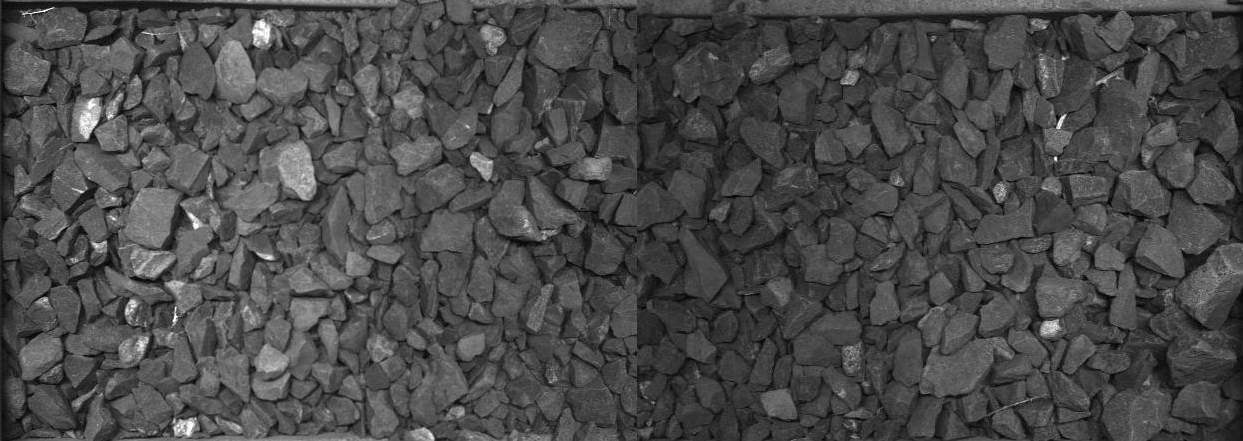
#> input picture zetica_data/raw/crib_0000000_0000000_425_866.png, 1243 x 441 px, found by its file name
$ python manual_distribution.py
#> lines starting #> are read from the running program, lines starting #| are printed output that depends on the picture
# -*- coding: utf-8 -*-
"""
Created on Thu Feb 17 12:48:16 2022

@author: zhangq
"""

import numpy as np
import matplotlib.pyplot as plt
from imageio import imread, imwrite
import cv2 as cv
import test_zetica as tt

def fixedHist(x, binWidth):
    binEdges = np.arange(np.min(x) - binWidth / 2.0, np.max(x) + binWidth / 2.0, binWidth)
    if binEdges[-1] < np.max(x):
        binEdges = np.append(binEdges, np.max(x) + binWidth / 2.0)
    hy, binEdges = np.histogram(x, binEdges, density = True)
    hx = (binEdges[:-1] + binEdges[1:]) / 2
    return hx, hy

fn = 'zetica_data\\raw\\crib_0000000_0000000_425_866.png'
im = imread(fn)
#> im is the input picture: shape (441, 1243); min 0, max 255, mean 74
im0 = im[20:-20, 20:637]
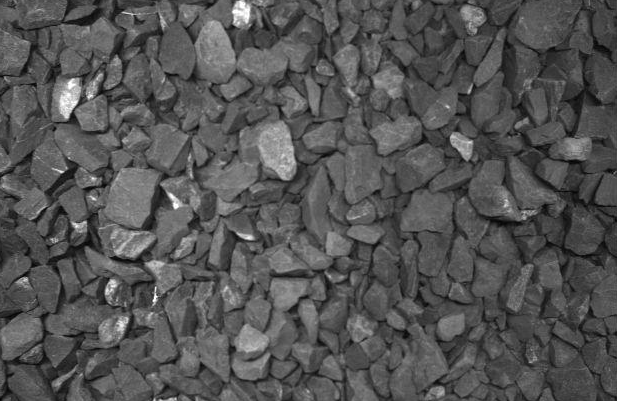
#> im0: shape (401, 617); min 1, max 255, mean 84.1
#plt.imshow(im0, cmap = 'gray', interpolation = 'none')
row = im0[100].astype('float')
#> row = 617 values, max 235 at index 61, min 12 at index 595, mean 80.6
d1 = np.diff(row)
#> d1 = 616 values, max 45 at index 51, min -76 at index 78, mean 0.0373
d2 = np.diff(row, 2)
#> d2 = 615 values, max 45 at index 78, min -58 at index 76, mean -0.0065
plt.subplot(3,1,1)
plt.plot(row)
plt.grid(True)
plt.subplot(3,1,2)
plt.plot(d1)
plt.grid(True)
plt.subplot(3,1,3)
plt.plot(d2)
plt.grid(True)

raise SystemExit

img = imread('test.png')
M, N, K = np.shape(img)
edgeImg = img[:, : , 0]
erodeKernel = np.ones((3, 3), np.uint8)
erodedImg = cv.erode(edgeImg, erodeKernel)
contours, hierarchy = cv.findContours(erodedImg, cv.RETR_LIST, cv.CHAIN_APPROX_NONE)

boxes = []
meansizes = []
for contour in contours:
    if cv.contourArea(contour) > 10:
        rect = cv.minAreaRect(contour)
        boxes.append(np.int0(cv.boxPoints(rect)))
        meansizes.append(np.mean(rect[1]) + 2)

cv.drawContours(img, contours, -1, (255, 0, 0), 1)
cv.drawContours(img, boxes, -1, (0, 0, 255), 1)
hx, hy = fixedHist(meansizes, 2)

fn = 'zetica_data\\raw\\crib_0000000_0000000_425_866.png'
im0 = plt.imread(fn)
im = im0[20:-20, 20:637]
wavelengths, fullPSD = tt.calculate_PSD(im, 80)

plt.subplot(2,2,1)
plt.imshow(img[:, :, :3], interpolation = 'none')
plt.subplot(2,2,2)
plt.imshow(erodedImg, interpolation = 'none', cmap = 'gray')
plt.subplot(2,2,3)
plt.plot(hx, hy)
plt.plot(wavelengths, fullPSD)
plt.grid(True)
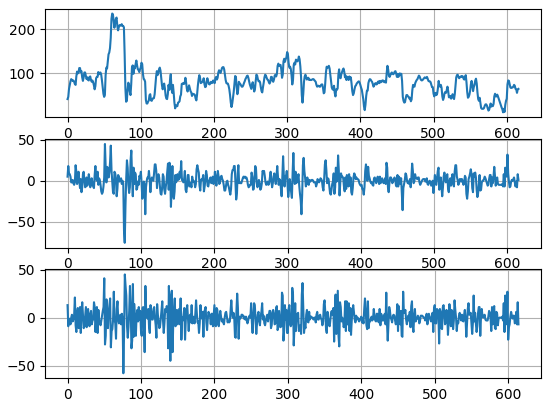
#> figure drawn by matplotlib, 3 panels; panel 1: curve peaks at x = 61, y = 235; panel 2: curve peaks at x = 51, y = 45; panel 3: curve peaks at x = 78, y = 45
#> (the program exits here)

$ run again, with zetica_data/cribimages/crib_0000033_0000033_66439_66818.png copied over zetica_data/raw/crib_0000000_0000000_425_866.png
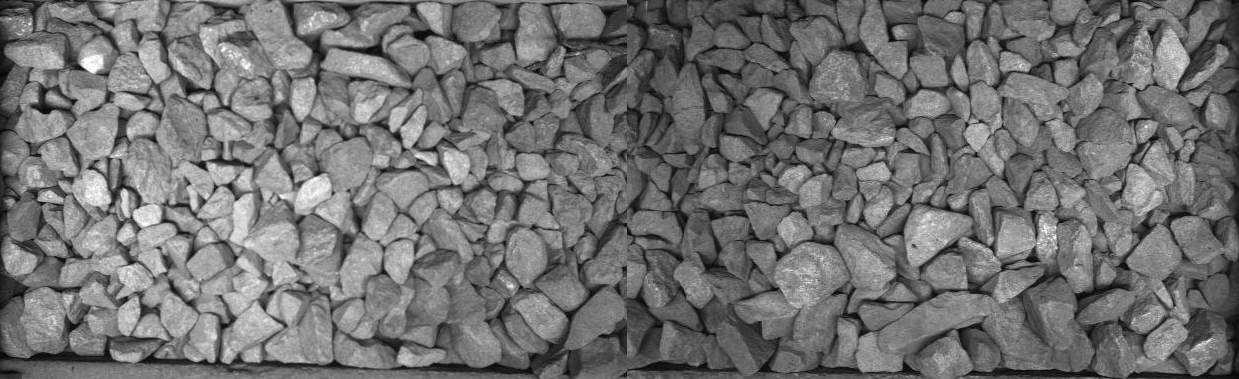
#> input picture zetica_data/cribimages/crib_0000033_0000033_66439_66818.png, 1239 x 379 px, found by its file name
#> im is the input picture: shape (379, 1239); min 0, max 255, mean 113.6
#> `im0 = im[20:-20, 20:637]`:
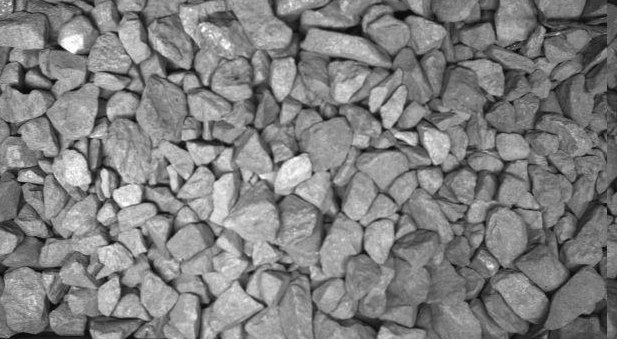
#> im0: shape (339, 617); min 0, max 255, mean 127.5
#> row = 617 values, max 202 at index 342, min 21 at index 497, mean 121.7
#> d1 = 616 values, max 50 at index 56, min -56 at index 405, mean -0.161
#> d2 = 615 values, max 67 at index 185, min -49 at index 35, mean -0.0407
#> `plt.grid(True)`:
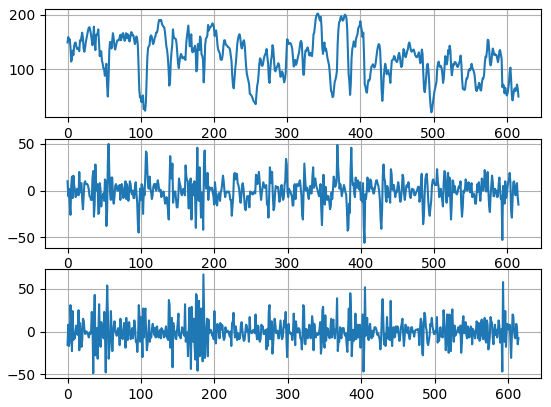
#> figure drawn by matplotlib, 3 panels; panel 1: curve peaks at x = 342, y = 202; panel 2: curve peaks at x = 56, y = 50; panel 3: curve peaks at x = 185, y = 67

$ run again, with zetica_data/cribimages/crib_0000059_0000059_118708_119155.png copied over zetica_data/raw/crib_0000000_0000000_425_866.png
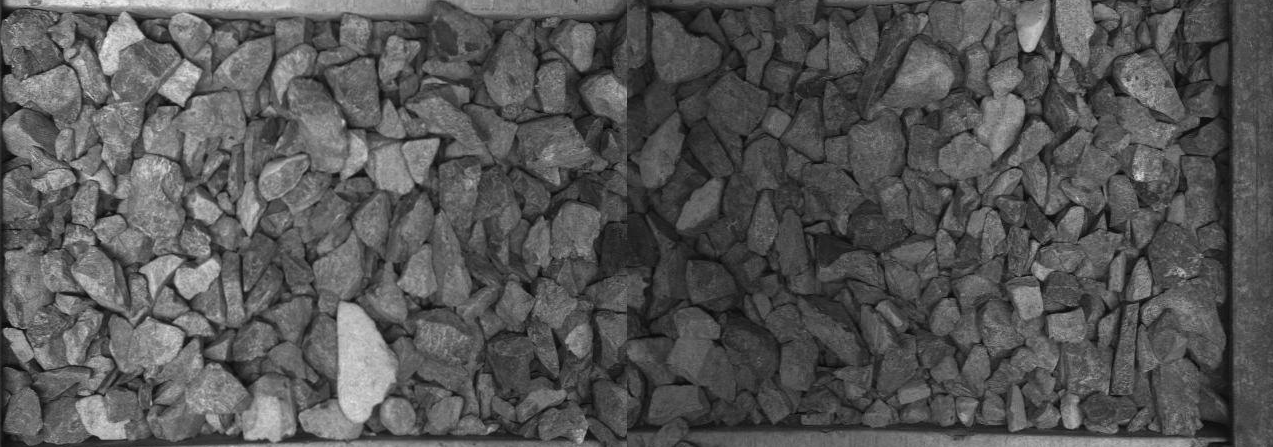
#> input picture zetica_data/cribimages/crib_0000059_0000059_118708_119155.png, 1273 x 447 px, found by its file name
#> im is the input picture: shape (447, 1273); min 0, max 253, mean 85.9
#> `im0 = im[20:-20, 20:637]`:
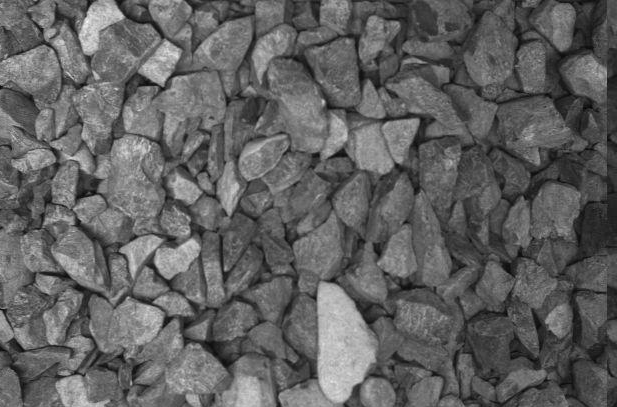
#> im0: shape (407, 617); min 0, max 253, mean 97.2
#> row = 617 values, max 176 at index 322, min 21 at index 556, mean 93.9
#> d1 = 616 values, max 62 at index 33, min -54 at index 324, mean -0.086
#> d2 = 615 values, max 59 at index 32, min -69 at index 223, mean 0.0439
#> `plt.grid(True)`:
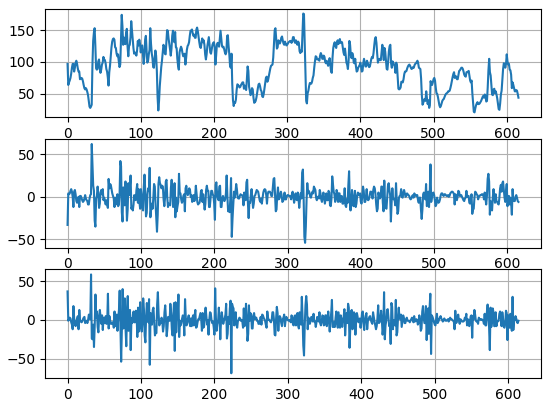
#> figure drawn by matplotlib, 3 panels; panel 1: curve peaks at x = 322, y = 176; panel 2: curve peaks at x = 33, y = 62; panel 3: curve peaks at x = 32, y = 59
